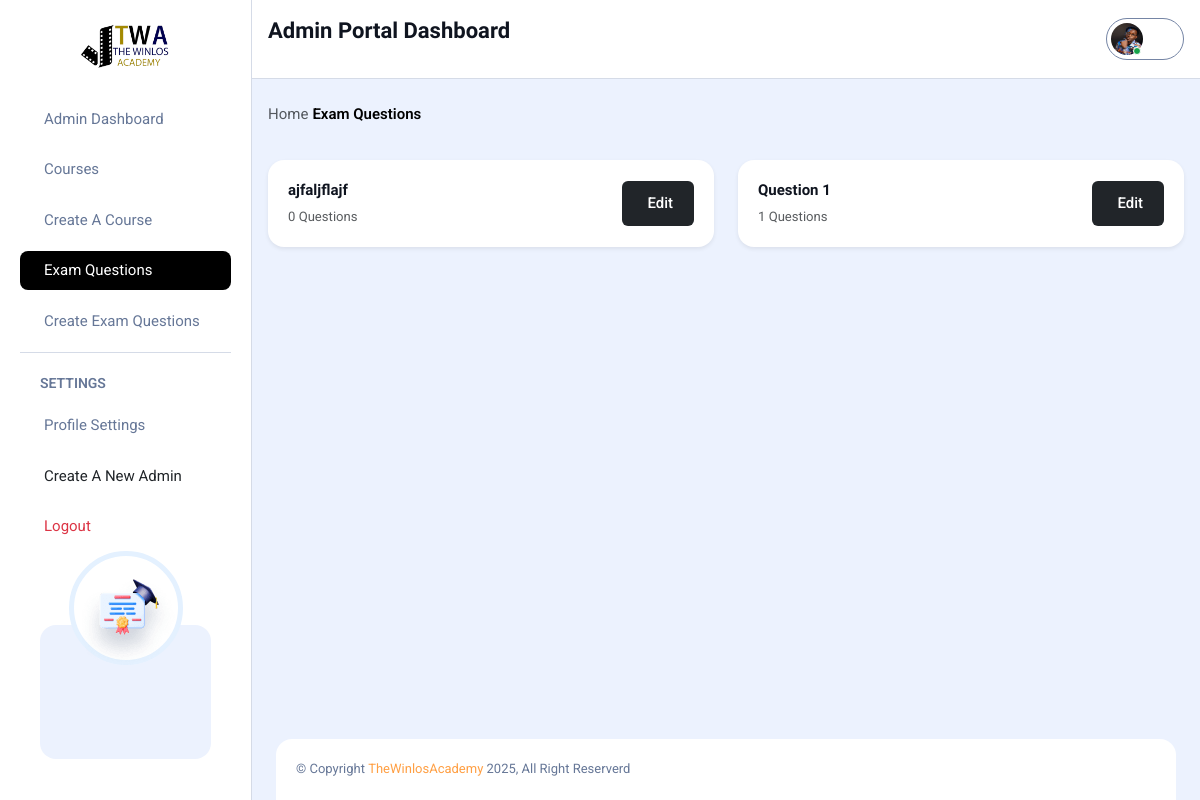
Page /Admin_exams/ (signed in) on the committed database.
### winlos_app/models.py (models this page shows, shortened)
class Account(AbstractBaseUser, PermissionsMixin):
    id = models.UUIDField(primary_key=True, default=uuid.uuid4, editable=False)
    email = models.EmailField(_('email address'), unique=True, max_length=100)
    username = models.CharField(_('username'), max_length=30, unique=True, blank=True)
    fullname = models.CharField(_('full name'), max_length=100, blank=True)
    phone_number = models.CharField(
        _('phone number'),
        max_length=15,
        blank=True,
        validators=[RegexValidator(r'^\+?1?\d{9,15}$')]
    )
    country = models.CharField(_('country'), max_length=100, blank=True)
    city = models.CharField(_('city'), max_length=100, blank=True)
    area_of_expertise = models.CharField(_('expertise area'), max_length=150, blank=True)
    gender = models.CharField(_('gender'), max_length=1, choices=GENDER_CHOICES, default='O')
    role = models.CharField(_('role'), max_length=20, choices=ROLE, default='student')
    bio = models.CharField(_('bio'), max_length=300, blank=True)
    profile_pic = models.ImageField(upload_to=user_profile_upload_path, blank=True, null=True)
    date_joined = models.DateTimeField(default=timezone.now)
    last_login = models.DateTimeField(auto_now=True)
    is_active = models.BooleanField(default=True)
    is_staff = models.BooleanField(default=False)
    USERNAME_FIELD = "email"
    REQUIRED_FIELDS = []
    objects = AccountManager()
    class Meta:
        verbose_name = "Account"
        verbose_name_plural = "Accounts"
        ordering = ['-date_joined']

class Exam(models.Model):
    id = models.UUIDField(primary_key=True, default=uuid.uuid4, editable=False)
    course = models.ForeignKey(Course, on_delete=models.CASCADE, related_name="exams")
    title = models.CharField(max_length=255)
    description = models.TextField(blank=True, null=True)
    duration_minutes = models.PositiveIntegerField(default=20)
    total_marks = models.PositiveIntegerField(default=100)
    pass_mark = models.PositiveIntegerField(default=50)
    created_at = models.DateTimeField(default=timezone.now)

### winlos_app/views.py (the view)
# urls.py: path('Admin_exams/', admin_required(views.admin_exams_page), name='Admin_exams'),
def admin_exams_page(request):
    exams = Exam.objects.all().select_related('course').order_by('-created_at')
    return render(request, 'admin_portal/exams_list.html', {'exams': exams})

### core/templates/admin_portal/exams_list.html (shortened to what this page needs)
{% extends "../admin_sections/base.html" %}
{% load static %}
{% load humanize %}
{% block contents %}
<div class="dashboard-body">
    <div class="breadcrumb mb-4">
        <ul class="flex-align gap-2">
            <li><a href="{% url 'Admin_dashboard' %}" class="text-muted">Home</a></li>
            <li class="fw-semibold">Exam Questions</li>
        </ul>
    </div>
    <div class="row g-4 mt-5 pt-5" id="examCards">
        {% for exam in exams %}
        <div class="col-lg-6 col-12">
            <div class="card shadow-sm h-100">
                <div class="card-body d-flex justify-content-between align-items-center">
                    <div>
                        <h6 class="mb-1">{{ exam.title }}</h6>
                        <small class="text-muted">
                            {{ exam.questions.count }} Questions
                        </small>
                    </div>
                    <button class="btn btn-sm btn-dark"
                            onclick="openEdit('{{ exam.id }}')">
                        Edit
                    </button>
                </div>
            </div>
        </div>
        {% empty %}
        <div class="col-12 text-center">
            <img class="img-fluid" style="max-width:300px"
                 src="{% static 'dash_assets/images/dash_images/admin_courses_unavailable.png' %}">
        </div>
        {% endfor %}
    </div>
</div>
<link rel="stylesheet" href="https://cdn.jsdelivr.net/npm/toastify-js/src/toastify.min.css">
{% endblock contents %}

### core/templates/admin_sections/base.html (shortened to what this page needs)
{% load static %}
<!DOCTYPE html>
<html lang="en">
<head>
    <link rel="stylesheet" href="{% static 'dash_assets/css/bootstrap.min.css' %}">
    <link rel="stylesheet" href="{% static 'dash_assets/css/file-upload.css' %}">
    <link rel="stylesheet" href="{% static 'dash_assets/css/plyr.css' %}">
    <link rel="stylesheet" href="https://cdn.datatables.net/2.0.8/css/dataTables.dataTables.min.css">
    <link rel="stylesheet" href="{% static 'dash_assets/css/full-calendar.css' %}">
    <link rel="stylesheet" href="{% static 'dash_assets/css/jquery-ui.css' %}">
    <link rel="stylesheet" href="{% static 'dash_assets/css/editor-quill.css' %}">
    <link rel="stylesheet" href="{% static 'dash_assets/css/apexcharts.css' %}">
    <link rel="stylesheet" href="{% static 'dash_assets/css/calendar.css' %}">
    <link rel="stylesheet" href="{% static 'dash_assets/css/jquery-jvectormap-2.0.5.css' %}">
    <link rel="stylesheet" href="{% static 'dash_assets/css/main.css' %}">
<link
  rel="stylesheet"
  href="https://cdnjs.cloudflare.com/ajax/libs/font-awesome/6.5.0/css/all.min.css"
/>
</head>
<body>
{% include "./sections/navbar.html" %}
<div class="dashboard-main-wrapper">
<div class="top-navbar flex-between gap-16">
    <div class="flex-align gap-16">
        <div class="w-350 d-sm-block d-none">
            <div class="position-relative">
            <h4>Admin Portal Dashboard</h4>
            </div>
        </div>
    </div>
    <div class="flex-align gap-16">
        <div class="dropdown">
            <button class="users arrow-down-icon border border-gray-200 rounded-pill p-4 d-inline-block pe-40 position-relative" type="button" data-bs-toggle="dropdown" aria-expanded="false">
                <span class="position-relative">
                    {% if request.user.profile_pic and request.user.profile_pic.name %}
                    <img src="{{ request.user.profile_pic.url  }}" alt="Profile" class="h-32 w-32 rounded-circle">
                    {% else %}
                    <img src="{% static 'student_d_assets/images/profile_pic.png' %}" alt="Placeholder" class="h-32 w-32 rounded-circle">
                    {% endif %}
                    <span class="activation-badge w-8 h-8 position-absolute inset-block-end-0 inset-inline-end-0"></span>
                </span>
            </button>
        </div>
    </div>
</div>
{% block contents %} {% endblock contents %}
{% include "./sections/footer.html" %}
</div>
   </body>
</html>

### core/static/dash_assets/css/file-upload.css (style rules this page uses)
:root { --file-container-bg: #eeeeee; --file-bg: #f8f8f8; --file-border-color: #606060; --file-color: #2b2b2b; --table-border-color: #dbdbdb; --delete-button-bg: #f53636; --delete-button-color: #ffffff; --font-size: 0.875em; --font-family: 'Segoe UI', Tahoma, Geneva, Verdana, sans-serif; --shadow: 0px 8px 15px -8px rgba(0, 0, 0, 0.5); }
* { margin: 0; padding: 0; box-sizing: border-box; }

### rows in the picture
Account: user.profile_pic (picture)
Exam: title "ajfaljflajf", questions.count "0"
Exam: title "Question 1", questions.count "1"
